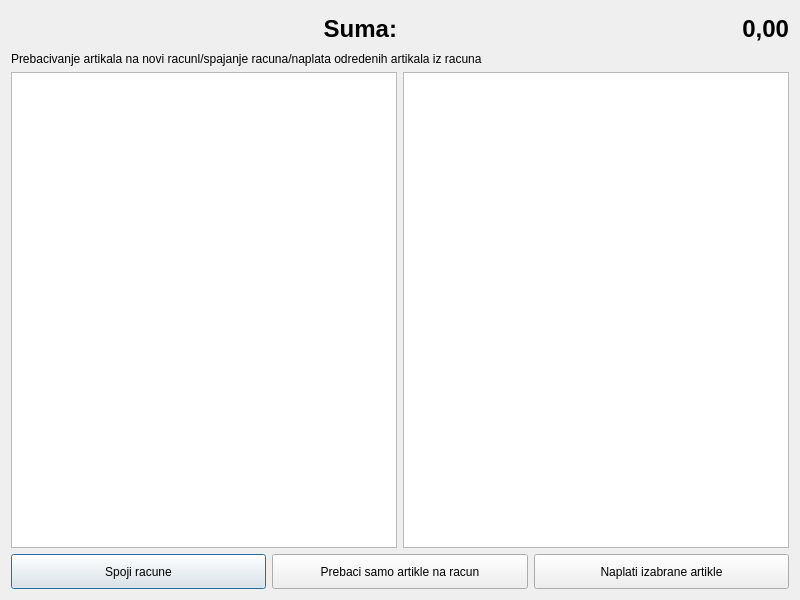
<?xml version="1.0" encoding="UTF-8"?>
<ui version="4.0">
 <class>frmStolTool</class>
 <widget class="QDialog" name="frmStolTool">
  <property name="geometry">
   <rect>
    <x>0</x>
    <y>0</y>
    <width>800</width>
    <height>600</height>
   </rect>
  </property>
  <property name="windowTitle">
   <string>Dialog</string>
  </property>
  <layout class="QGridLayout" name="gridLayout">
   <item row="0" column="0">
    <layout class="QVBoxLayout" name="verticalLayout">
     <item>
      <layout class="QHBoxLayout" name="horizontalLayout_3">
       <property name="rightMargin">
        <number>0</number>
       </property>
       <item>
        <widget class="QLabel" name="label_2">
         <property name="font">
          <font>
           <pointsize>18</pointsize>
           <weight>75</weight>
           <bold>true</bold>
          </font>
         </property>
         <property name="text">
          <string>Suma:</string>
         </property>
         <property name="alignment">
          <set>Qt::AlignRight|Qt::AlignTrailing|Qt::AlignVCenter</set>
         </property>
        </widget>
       </item>
       <item>
        <widget class="QLabel" name="lblSUM">
         <property name="sizePolicy">
          <sizepolicy hsizetype="Preferred" vsizetype="Preferred">
           <horstretch>0</horstretch>
           <verstretch>0</verstretch>
          </sizepolicy>
         </property>
         <property name="minimumSize">
          <size>
           <width>0</width>
           <height>35</height>
          </size>
         </property>
         <property name="maximumSize">
          <size>
           <width>16777215</width>
           <height>35</height>
          </size>
         </property>
         <property name="font">
          <font>
           <family>Ubuntu</family>
           <pointsize>18</pointsize>
           <weight>75</weight>
           <italic>false</italic>
           <bold>true</bold>
          </font>
         </property>
         <property name="text">
          <string>0,00</string>
         </property>
         <property name="scaledContents">
          <bool>false</bool>
         </property>
         <property name="alignment">
          <set>Qt::AlignRight|Qt::AlignTrailing|Qt::AlignVCenter</set>
         </property>
         <property name="margin">
          <number>0</number>
         </property>
        </widget>
       </item>
      </layout>
     </item>
     <item>
      <widget class="QLabel" name="label">
       <property name="text">
        <string>Prebacivanje artikala na novi racunl/spajanje racuna/naplata odredenih artikala iz racuna</string>
       </property>
      </widget>
     </item>
     <item>
      <layout class="QHBoxLayout" name="horizontalLayout_2">
       <item>
        <widget class="QTableView" name="tableView"/>
       </item>
       <item>
        <widget class="QTableView" name="tableView2"/>
       </item>
      </layout>
     </item>
     <item>
      <layout class="QHBoxLayout" name="horizontalLayout">
       <item>
        <widget class="QPushButton" name="pushButton_2">
         <property name="minimumSize">
          <size>
           <width>100</width>
           <height>35</height>
          </size>
         </property>
         <property name="maximumSize">
          <size>
           <width>16777215</width>
           <height>16777215</height>
          </size>
         </property>
         <property name="text">
          <string>Spoji racune</string>
         </property>
        </widget>
       </item>
       <item>
        <widget class="QPushButton" name="pushButton">
         <property name="minimumSize">
          <size>
           <width>100</width>
           <height>35</height>
          </size>
         </property>
         <property name="maximumSize">
          <size>
           <width>16777215</width>
           <height>35</height>
          </size>
         </property>
         <property name="text">
          <string>Prebaci samo artikle na racun</string>
         </property>
        </widget>
       </item>
       <item>
        <widget class="QPushButton" name="pushButton_3">
         <property name="minimumSize">
          <size>
           <width>0</width>
           <height>35</height>
          </size>
         </property>
         <property name="maximumSize">
          <size>
           <width>16777215</width>
           <height>35</height>
          </size>
         </property>
         <property name="text">
          <string>Naplati izabrane artikle</string>
         </property>
        </widget>
       </item>
      </layout>
     </item>
    </layout>
   </item>
  </layout>
 </widget>
 <resources/>
 <connections/>
</ui>
